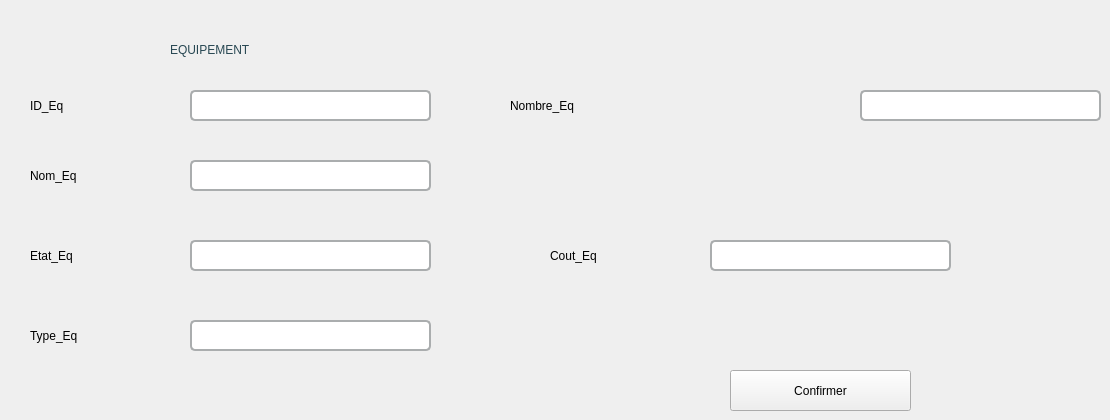
     <widget class="QWidget" name="page_13">
      <widget class="QLabel" name="label_20">
       <property name="geometry">
        <rect>
         <x>170</x>
         <y>20</y>
         <width>271</width>
         <height>59</height>
        </rect>
       </property>
       <property name="styleSheet">
        <string notr="true">font: 700 16pt &quot;Segoe UI&quot;;
color: rgb(40, 72, 83);</string>
       </property>
       <property name="text">
        <string>EQUIPEMENT</string>
       </property>
      </widget>
      <widget class="QLabel" name="label_21">
       <property name="geometry">
        <rect>
         <x>30</x>
         <y>90</y>
         <width>91</width>
         <height>31</height>
        </rect>
       </property>
       <property name="styleSheet">
        <string notr="true">font: 16pt &quot;Segoe UI Symbol&quot;;</string>
       </property>
       <property name="text">
        <string>ID_Eq</string>
       </property>
      </widget>
      <widget class="QLineEdit" name="idq">
       <property name="geometry">
        <rect>
         <x>190</x>
         <y>90</y>
         <width>241</width>
         <height>31</height>
        </rect>
       </property>
       <property name="styleSheet">
        <string notr="true">border: 1.6px solid rgba(170,173,174,255)rgb(255, 255, 255); border-radius: 5px;
background-color: rgb(255, 255, 255);</string>
       </property>
      </widget>
      <widget class="QLabel" name="nomqdedded">
       <property name="geometry">
        <rect>
         <x>30</x>
         <y>160</y>
         <width>111</width>
         <height>31</height>
        </rect>
       </property>
       <property name="styleSheet">
        <string notr="true">font: 16pt &quot;Segoe UI Symbol&quot;;</string>
       </property>
       <property name="text">
        <string>Nom_Eq</string>
       </property>
      </widget>
      <widget class="QLineEdit" name="nomq">
       <property name="geometry">
        <rect>
         <x>190</x>
         <y>160</y>
         <width>241</width>
         <height>31</height>
        </rect>
       </property>
       <property name="styleSheet">
        <string notr="true">border: 1.6px solid rgba(170,173,174,255)rgb(255, 255, 255); border-radius: 5px;
background-color: rgb(255, 255, 255);</string>
       </property>
      </widget>
      <widget class="QLineEdit" name="etatq">
       <property name="geometry">
        <rect>
         <x>190</x>
         <y>240</y>
         <width>241</width>
         <height>31</height>
        </rect>
       </property>
       <property name="styleSheet">
        <string notr="true">border: 1.6px solid rgba(170,173,174,255)rgb(255, 255, 255); border-radius: 5px;
background-color: rgb(255, 255, 255);</string>
       </property>
       <property name="text">
        <string/>
       </property>
      </widget>
      <widget class="QLabel" name="label_29">
       <property name="geometry">
        <rect>
         <x>30</x>
         <y>240</y>
         <width>111</width>
         <height>31</height>
        </rect>
       </property>
       <property name="styleSheet">
        <string notr="true">font: 16pt &quot;Segoe UI Symbol&quot;;</string>
       </property>
       <property name="text">
        <string>Etat_Eq</string>
       </property>
      </widget>
      <widget class="QLineEdit" name="typeq">
       <property name="geometry">
        <rect>
         <x>190</x>
         <y>320</y>
         <width>241</width>
         <height>31</height>
        </rect>
       </property>
       <property name="styleSheet">
        <string notr="true">border: 1.6px solid rgba(170,173,174,255)rgb(255, 255, 255); border-radius: 5px;
background-color: rgb(255, 255, 255);</string>
       </property>
       <property name="text">
        <string/>
       </property>
      </widget>
      <widget class="QLabel" name="label_30">
       <property name="geometry">
        <rect>
         <x>30</x>
         <y>320</y>
         <width>111</width>
         <height>31</height>
        </rect>
       </property>
       <property name="styleSheet">
        <string notr="true">font: 16pt &quot;Segoe UI Symbol&quot;;</string>
       </property>
       <property name="text">
        <string>Type_Eq</string>
       </property>
      </widget>
      <widget class="QLabel" name="label_31">
       <property name="geometry">
        <rect>
         <x>510</x>
         <y>90</y>
         <width>271</width>
         <height>31</height>
        </rect>
       </property>
       <property name="styleSheet">
        <string notr="true">font: 16pt &quot;Segoe UI Symbol&quot;;</string>
       </property>
       <property name="text">
        <string>Nombre_Eq</string>
       </property>
      </widget>
      <widget class="QLineEdit" name="nbq">
       <property name="geometry">
        <rect>
         <x>860</x>
         <y>90</y>
         <width>241</width>
         <height>31</height>
        </rect>
       </property>
       <property name="styleSheet">
        <string notr="true">border: 1.6px solid rgba(170,173,174,255)rgb(255, 255, 255); border-radius: 5px;
background-color: rgb(255, 255, 255);</string>
       </property>
       <property name="text">
        <string/>
       </property>
      </widget>
      <widget class="QPushButton" name="confirmerq">
       <property name="geometry">
        <rect>
         <x>730</x>
         <y>370</y>
         <width>181</width>
         <height>41</height>
        </rect>
       </property>
       <property name="styleSheet">
        <string notr="true">QPushButton#confirmer {
	background-color: rgb(255, 255, 255);
    font: 75 12pt &quot;MS Shell Dlg 2&quot;;  /* Updated font */
    color: rgb(40, 72, 83);  /* Standard text color */
    text-align: centre;
    cursor: pointer;  /* Hand pointer cursor on hover */
border: 1.6px solid rgba(170,173,174,255)rgb(255, 255, 255); border-radius: 5px;

}

QPushButton#confirmer:hover {
	background-color: rgb(85, 85, 85);
    color: rgb(15, 15, 15);  /* Change text color to black on hover */
}

QPushButton#confirmer:pressed {
    background-color: rgb(230, 230, 230);  /* Light grey background when pressed */
    color: rgb(15, 15, 15);  /* Change text color to black when pressed */
}
</string>
       </property>
       <property name="text">
        <string>Confirmer</string>
       </property>
      </widget>
      <widget class="QLabel" name="label_34">
       <property name="geometry">
        <rect>
         <x>550</x>
         <y>240</y>
         <width>141</width>
         <height>31</height>
        </rect>
       </property>
       <property name="styleSheet">
        <string notr="true">font: 16pt &quot;Segoe UI Symbol&quot;;</string>
       </property>
       <property name="text">
        <string>Cout_Eq</string>
       </property>
      </widget>
      <widget class="QLineEdit" name="coutq">
       <property name="geometry">
        <rect>
         <x>710</x>
         <y>240</y>
         <width>241</width>
         <height>31</height>
        </rect>
       </property>
       <property name="styleSheet">
        <string notr="true">border: 1.6px solid rgba(170,173,174,255)rgb(255, 255, 255); border-radius: 5px;
background-color: rgb(255, 255, 255);</string>
       </property>
       <property name="text">
        <string/>
       </property>
      </widget>
     </widget>
